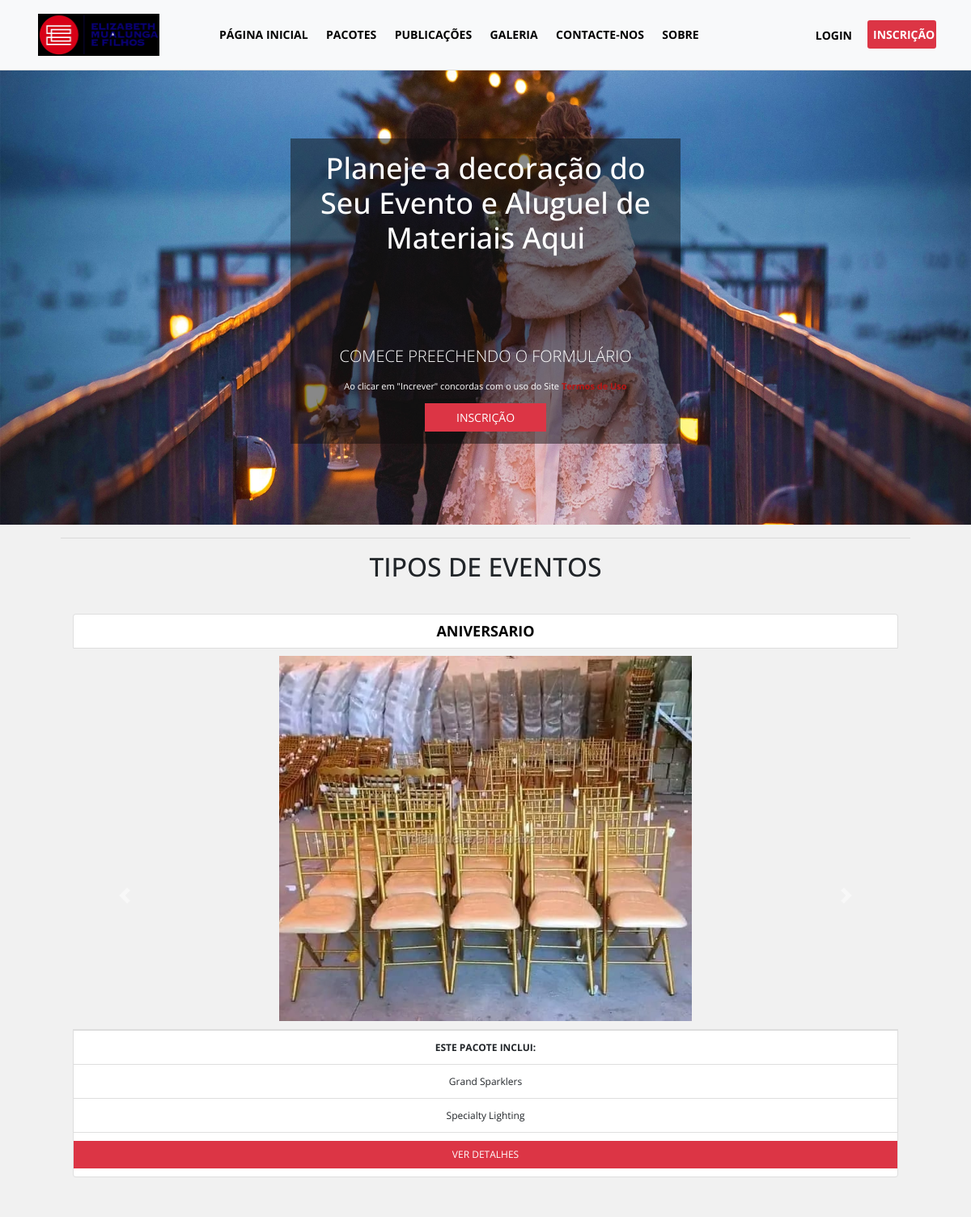
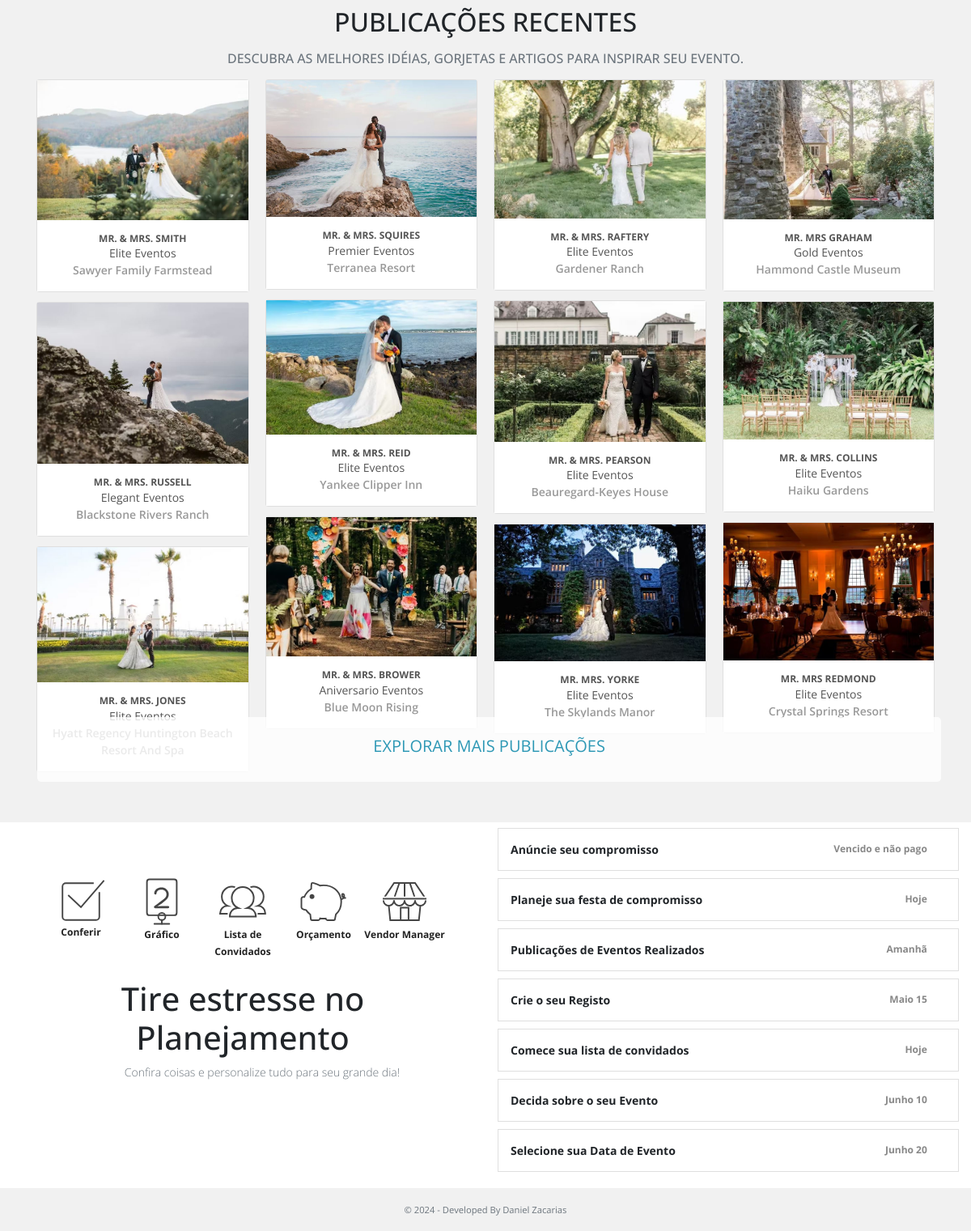
The page / on the database its author committed (2 pictures, top to bottom).
### tables this page shows
CREATE TABLE `tbl_decoracao_categoria` (
  `id` int(11) NOT NULL,
  `wedding_type` varchar(100) NOT NULL,
  `price` decimal(10,2) NOT NULL,
  `preview_image` text NOT NULL
);

CREATE TABLE `tbl_caracteristica` (
  `feature_id` int(11) NOT NULL,
  `category_id` int(11) NOT NULL,
  `title` varchar(100) NOT NULL,
  `descricao` text NOT NULL
);

CREATE TABLE `tblpostwedding` (
  `id` int(11) NOT NULL,
  `title` varchar(100) NOT NULL,
  `description` text NOT NULL,
  `preview_image` text NOT NULL,
  `location` varchar(100) NOT NULL,
  `status` enum('0','1') NOT NULL,
  `wedding_date` varchar(100) NOT NULL,
  `wedding_type` varchar(100) NOT NULL,
  `date_created` varchar(100) NOT NULL,
  `date_published` varchar(100) NOT NULL
);

### admin/include/database.php (called while the page is built, shortened)
<?php
class Database
{
    public $connection;
    public function open_connection()
    {
        $this->connection = mysqli_connect(DB_HOST, DB_USER, DB_PASS, DB_NAME);
    }
    public function query($sql)
    {
        $result = mysqli_query($this->connection, $sql);
        return $result;
    }
}
$db = new Database();
?>

### admin/include/db_object.php (called while the page is built, shortened)
<?php
class DB_Object
{
    public static function find_all() {
        return static::find_by_query("SELECT * FROM " . static::$db_table . " ORDER BY id DESC");
    }
    public static function find_by_feature_all($id) {
        return static::find_by_query("SELECT * FROM " . static::$db_table . " WHERE category_id = $id ORDER BY category_id DESC LIMIT 10");
    }
    public static function find_by_query($sql) {
        global $db;
        $result_set = $db->query($sql);
        $the_object_array = array();
        while($row = mysqli_fetch_array($result_set)) {
            $the_object_array[] = static::instantiation($row);
        }
        return $the_object_array;
    }
    public static function instantiation($the_record){
        $the_object = new $calling_class;
        foreach($the_record as $the_attribute => $value)
        {
            if($the_object->has_the_attribute($the_attribute)) {
                $the_object->$the_attribute = $value;
            }
        }
        return $the_object;
    }
    private function has_the_attribute($the_attribute) {
        $object_properties = get_object_vars($this);
        return array_key_exists($the_attribute, $object_properties);
    }
}
?>

### admin/include/Categories.php (called while the page is built, shortened)
<?php
class Category extends DB_Object
{
    public $preview_image;
    public $upload_directory = "upload/categories";
    public $image_placeholder = "http://placehold.it/300x300&text=images";
    public function preview_image_picture() {
        return empty($this->preview_image) ? $this->image_placeholder : $this->upload_directory. '/' .$this->preview_image;
    }
}
?>

### admin/include/EventWedding.php (called while the page is built, shortened)
<?php
class EventWedding extends DB_Object
{
    public $preview_image;
    public $upload_directory = "upload/events";
    public $image_placeholder = "http://placehold.it/64x64&text=images";
    public function preview_image_picture() {
        return empty($this->preview_image) ? $this->image_placeholder : $this->upload_directory. '/' .$this->preview_image;
    }
    public static function getEventBlogs() {
        global $db;
        $sql = "SELECT * FROM tblpostwedding WHERE status = '1' ORDER BY id DESC";
        $result_set = $db->query($sql);
        $the_object_array = array();
        while($row = mysqli_fetch_array($result_set)) {
            $the_object_array[] = static::instantiation($row);
        }
        return $the_object_array;
    }
}
?>

### index.php (the view, shortened to what this page needs)
<?php
    $category = Category::find_all();
    $blogEvent = EventWedding::getEventBlogs();
?>
<!doctype html>
<html lang="pt">
<head>
    <link rel="stylesheet" type="text/css"
          href="https://cdn.materialdesignicons.com/2.1.19/css/materialdesignicons.min.css">
    <link rel="stylesheet" href="css/bootstrap.min.css">
    <link rel="stylesheet" href="css/bootstrap-datepicker.css">
    <link rel="stylesheet" href="css/style.css">
</head>
<body>
<?php include 'include/nav.php'; ?>
<div class="container-fluid">
    <div class="row justify-content-md-center">
        <div class="hero">
            <div class="row justify-content-md-center">
                <div class="col col-lg-3">
                </div>
                <div class="col col-lg-5" style="margin-top: 10%;">
                    <form class="bgact" action="<?php echo $_SERVER['PHP_SELF']; ?>" method="post">
                    <h2 class="text-center hero-lead">Planeje a decoração do Seu Evento e Aluguel de Materiais Aqui</h2><br><br><br><br><br>
                    <p class="lead text-center" style="color:white;">COMECE PREECHENDO O FORMULÁRIO</p>
                        <div class="text-center mt-3">
                            <p style="font-size: 11px;color:white;">Ao clicar em "Increver" concordas com o uso do Site <a
                                        href="" title="" style="color: #b81717;font-weight: bold;">Termos de Uso</a></p>
                            <a type="submit" href="sign_up.php" class="btn btn-danger btn-sm text-uppercase fb"
                                    style="margin-top: -5px;">Inscrição
                    </a>
                        </div>
                    </form>
                </div>
                <div class="col col-lg-3">
                </div>
            </div>
        </div>
    </div>
</div>
<div class="container-fluid custom-container">
    <div class="row">
        <div class="col-lg-12">
            <hr>
            <h2 class="h2 text-uppercase text-center mb-4">TIPOS DE EVENTOS</h2>
            <div id="pricingCarousel" class="carousel slide" data-ride="carousel">
                <div class="carousel-inner">
                    <?php foreach ($category as $index => $category_row) : ?>
                        <div class="carousel-item <?php if ($index == 0) echo 'active'; ?>">
                            <ul class="list-group list-unstyled">
                                <li class="list-group-item text-center text-uppercase"><?= $category_row->wedding_type; ?></li>
                                <li><img src="admin/<?= $category_row->preview_image_picture(); ?>" class="img-fluid" alt=""></li>
                                <li class="list-group-item text-center"><b>ESTE PACOTE INCLUI:</b></li>
                                <?php $feature = Features::find_by_feature_all($category_row->id); ?>
                                <?php foreach ($feature as $feature_item) : ?>
                                    <li class="list-group-item"><?= $feature_item->title; ?></li>
                                <?php endforeach; ?>
                                <li class="list-group-item font-weight-bold">
                                    <a href="package_detail.php?id=<?= $category_row->id; ?>" class="btn btn-custom">Ver Detalhes</a>
                                </li>
                            </ul>
                        </div>
                    <?php endforeach; ?>
                </div>
                <a class="carousel-control-prev" href="#pricingCarousel" role="button" data-slide="prev">
                    <span class="carousel-control-prev-icon" aria-hidden="true"></span>
                </a>
                <a class="carousel-control-next" href="#pricingCarousel" role="button" data-slide="next">
                    <span class="carousel-control-next-icon" aria-hidden="true"></span>
                </a>
            </div>
        </div>
    </div>
</div>
<div class="container">
    <div class="row">
        <div class="col-lg-12">
            <br>
            <br>
            <h2 class="h2 text-uppercase text-center mb-3">PUBLICAÇÕES RECENTES</h2>
            <h6 class="h6 text-uppercase text-center text-muted mb-3">Descubra as melhores idéias, gorjetas e artigos para inspirar seu evento.</h6>
            <div class="card-columns">
                <?php foreach($blogEvent as $blog_item) : ?>
                   <div class="card">
                    <img class="card-img-top" src="admin/<?= $blog_item->preview_image_picture(); ?>" alt="Card image cap">
                        <div class="card-body">
                            <a href="wedding_details.php?id=<?= $blog_item->id; ?>" class="btn-stamp">
                                <h6 class="card-title mt-0 mb-0 text-center font-weight-bold font-custom text-uppercase"><?= $blog_item->title; ?></h6>
                                <p class="card-text mt-0 mb-0 text-center color_gray"><?= $blog_item->wedding_type; ?> Eventos</p>
                                <p class="card-text mt-0 mb-0 text-center color_light text-capitalize"><i class="mdi mdi-map-marker"></i>
                                    <?= $blog_item->location; ?></p>
                            </a>
                        </div>
                    </div>
                <?php endforeach; ?>
                <a href="real-weddings.php" class="btn btn-lg btn-block btn-explore">EXPLORAR MAIS PUBLICAÇÕES</a>
            </div>
        </div>
    </div>
</div>
<div class="container-fluid" style="width: 100%;background: white;margin-top: 50px;padding-bottom: 20px;">
    <div class="row">
        <div class="col-lg-6">
            <div class="row img-control">
                <div class="col-md-1"></div>
                <div class="col-md-2">
                    <img src="DESIGN/checklist-ea253352239433deb24f2ed8ae110aac1840ff8fa5df43967027e880b5f5385b.svg"
                         alt="">
                    <div class="font-custom">Conferir</div>
                </div>
                <div class="col-md-2">
                    <img src="DESIGN/seating-chart-084bbdaabe84a638edf344224d7a92b1bc792db53c5fcf7ab16fcd5a6109ff79.svg"
                         alt="">
                    <div class="font-custom">Gráfico</div>
                </div>
                <div class="col-md-2">
                    <img src="DESIGN/guest-list-eaaf9277c60be7449e41e2f72f358ae3c94c1b31726b894e064498a9536cac9a.svg"
                         alt="">
                    <div class="font-custom">Lista de Convidados</div>
                </div>
                <div class="col-md-2">
                    <img src="DESIGN/budget-6eca6d3898f15dd5682ce3664d8d9ff9bdd271db03857ba8a99e90b9181db46c.svg"
                         alt="">
                    <div class="font-custom">Orçamento</div>
                </div>
                <div class="col-md-2">
                    <img src="DESIGN/vendor-manager-102fbe8fdbab3e176a6d29bd05c6f26dcd35cfa0f55ff50b1bfd9e70c8fdcdda.svg"
                         alt="">
                    <div class="font-custom">Vendor Manager</div>
                </div>
            </div>
                <h1 class="h1 text-center mt-4">Tire estresse no Planejamento</h1>
                <p class="lead text-muted text-center ml-5" style="font-size: 14px;">Confira coisas e personalize tudo para seu grande dia!</p>
        </div>
        <div class="col-lg-6">
            <div class="feature">
                <ul class="list-group rounded-0">
                    <li class="list-group-item rounded-0 d-flex justify-content-between align-items-center ">Anúncie seu compromisso
                        <span class="badge badge-pill" style="font-size: 12px;font-weight: bold;color:#888;">Vencido e não pago <i class="mdi mdi-checkbox-blank-outline ml-3" ></i></span>
                    </li>
                    <li class="list-group-item rounded-0 d-flex justify-content-between align-items-center">Planeje sua festa de compromisso
                        <span class="badge badge-pill" style="font-size: 12px;color:#888">Hoje <i class="mdi mdi-checkbox-blank-outline ml-3"></i></span>
                    </li>
                    <li class="list-group-item rounded-0 d-flex justify-content-between align-items-center">Publicações de Eventos Realizados
                        <span class="badge badge-pill" style="font-size: 12px;color:#888">Amanhã <i class="mdi mdi-checkbox-blank-outline ml-3"></i></span>
                    </li>
                    <li class="list-group-item rounded-0 d-flex justify-content-between align-items-center">Crie o seu Registo
                        <span class="badge badge-pill" style="font-size: 12px;color:#888">Maio 15 <i class="mdi mdi-checkbox-blank-outline ml-3"></i></span>
                    </li>
                    <li class="list-group-item rounded-0 d-flex justify-content-between align-items-center">Comece sua lista de convidados
                        <span class="badge badge-pill" style="font-size: 12px;color:#888">Hoje <i class="mdi mdi-checkbox-blank-outline ml-3"></i></span>
                    </li>
                    <li class="list-group-item rounded-0 d-flex justify-content-between align-items-center">Decida sobre o seu Evento
                        <span class="badge badge-pill" style="font-size: 12px;color:#888">Junho 10 <i class="mdi mdi-checkbox-blank-outline ml-3"></i></span>
                    </li>
                    <li class="list-group-item rounded-0 d-flex justify-content-between align-items-center">Selecione sua Data de Evento
                        <span class="badge badge-pill" style="font-size: 12px;color:#888">Junho 20 <i class="mdi mdi-checkbox-blank-outline ml-3"></i></span>
                    </li>
                </ul>
            </div>
        </div>
    </div>
</div>
<footer class="pt-3">
    <div class="row">
        <div class="col-12 col-md">
            <div class="text-center">
                <small class="d-block mb-3 text-muted">&copy; <?php echo date('Y')?> - Developed By Daniel Zacarias</small>
            </div>
        </div>
    </div>
</footer>
</body>
</html>

### rows shown on the page
tbl_decoracao_categoria: wedding_type "ANIVERSARIO", preview_image (picture)
tbl_caracteristica: title "Grand Sparklers"
tbl_caracteristica: title "Specialty Lighting"
tblpostwedding: preview_image (picture), title "MR. & MRS. SMITH", wedding_type "Elite", location "Sawyer Family Farmstead"
tblpostwedding: preview_image (picture), title "MR. & MRS. RUSSELL", wedding_type "Elegant", location "Blackstone Rivers Ranch"
tblpostwedding: preview_image (picture), title "MR. & MRS. JONES", wedding_type "Elite", location "Hyatt Regency Huntington Beach Resort And Spa"
tblpostwedding: preview_image (picture), title "MR. & MRS. SQUIRES", wedding_type "Premier", location "Terranea Resort"
tblpostwedding: preview_image (picture), title "MR. & MRS. REID", wedding_type "Elite", location "Yankee Clipper Inn"
tblpostwedding: preview_image (picture), title "MR. & MRS. BROWER", wedding_type "Aniversario", location "Blue Moon Rising"
tblpostwedding: preview_image (picture), title "MR. & MRS. RAFTERY", wedding_type "Elite", location "Gardener Ranch"
tblpostwedding: preview_image (picture), title "MR. & MRS. PEARSON", wedding_type "Elite", location "Beauregard-Keyes House"
tblpostwedding: preview_image (picture), title "MR. MRS. YORKE", wedding_type "Elite", location "The Skylands Manor"
tblpostwedding: preview_image (picture), title "MR. MRS GRAHAM", wedding_type "Gold", location "Hammond Castle Museum"
tblpostwedding: preview_image (picture), title "MR. & MRS. COLLINS", wedding_type "Elite", location "Haiku Gardens"
tblpostwedding: preview_image (picture), title "MR. MRS REDMOND", wedding_type "Elite", location "Crystal Springs Resort"
